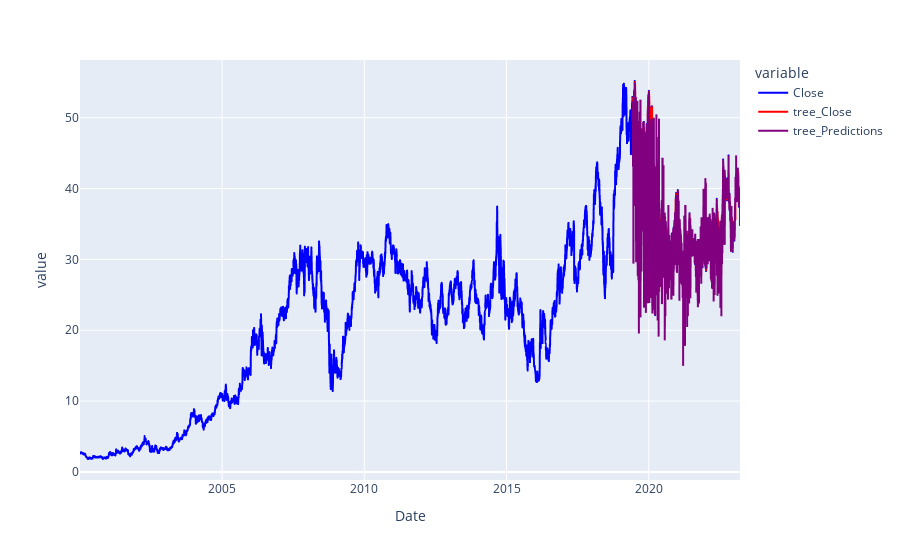

The cell this chart's notebook holds for it:
### Code cell
predictions = tree_prediction

valid = df[X.shape[0]:]
valid['Predictions'] = predictions
df_fig = df.copy()
df_fig = df_fig.join(valid.add_prefix('tree_'))
#df_fig.index = df.index

fig2 = px.line(df_fig,x=df_fig.index,y=['Close','tree_Close','tree_Predictions'],color_discrete_sequence=['blue','red','purple'])
fig2.show()
print(mean_squared_error(valid['Close'], predictions))

### Figure 1 — Plotly figure (JSON) as saved in the notebook; plotly's stock layout.template omitted (floating-point values rounded to 4 significant figures; data arrays with more than 128 entries replaced by an {"elided": "..."} marker saying what was removed)
{"data": [{"hovertemplate": "variable=Close<br>Date=%{x}<br>value=%{y}<extra></extra>", "legendgroup": "Close", "line": {"color": "blue", "dash": "solid"}, "marker": {"symbol": "circle"}, "mode": "lines", "name": "Close", "showlegend": true, "type": "scattergl", "x": {"elided": "5739 str values"}, "xaxis": "x", "y": {"elided": "5739 float values"}, "yaxis": "y"}, {"hovertemplate": "variable=tree_Close<br>Date=%{x}<br>value=%{y}<extra></extra>", "legendgroup": "tree_Close", "line": {"color": "red", "dash": "solid"}, "marker": {"symbol": "circle"}, "mode": "lines", "name": "tree_Close", "showlegend": true, "type": "scattergl", "x": {"elided": "5739 str values"}, "xaxis": "x", "y": {"elided": "5739 float values"}, "yaxis": "y"}, {"hovertemplate": "variable=tree_Predictions<br>Date=%{x}<br>value=%{y}<extra></extra>", "legendgroup": "tree_Predictions", "line": {"color": "purple", "dash": "solid"}, "marker": {"symbol": "circle"}, "mode": "lines", "name": "tree_Predictions", "showlegend": true, "type": "scattergl", "x": {"elided": "5739 str values"}, "xaxis": "x", "y": {"elided": "5739 float values"}, "yaxis": "y"}], "layout": {"legend": {"title": {"text": "variable"}, "tracegroupgap": 0}, "margin": {"t": 60}, "xaxis": {"anchor": "y", "domain": [0, 1], "title": {"text": "Date"}}, "yaxis": {"anchor": "x", "domain": [0, 1], "title": {"text": "value"}}}}
